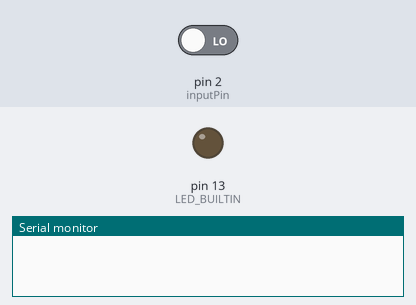
The sketch below on a simulated Arduino Uno, built with avr-gcc and run on an emulated ATmega328P. Parts: output pins drawn as LEDs (lit = HIGH), the last lines printed to the serial monitor. The test bench sets the inputs (shaded band); at power-on: pin 2 (inputPin) LOW.

Above: at 1.2 s.
1.3 s: pin 2 (inputPin) driven HIGH
At 2.3 s:
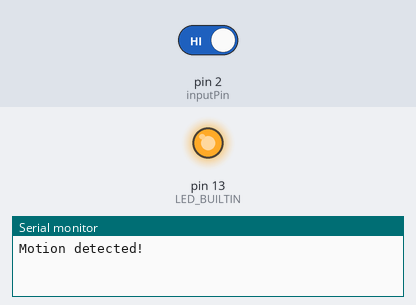
2.8 s: pin 2 (inputPin) driven LOW
At 3.5 s:
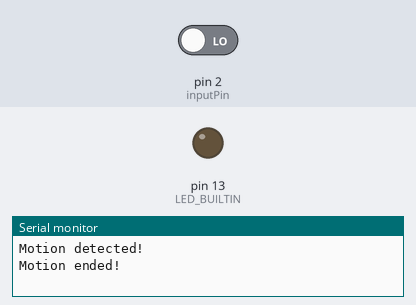
Timing chart, 0 to 5.8 s (numbered marks = the images above; inputs shaded):
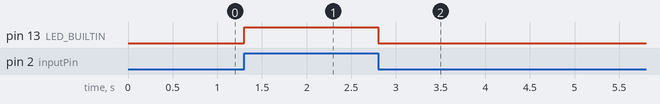

The sketch:

PIR-sensor.ino
```cpp
int inputPin = 2;
int pirState = LOW;
int val = 0;

void setup() {
  pinMode(LED_BUILTIN, OUTPUT);
  pinMode(inputPin, INPUT);
  Serial.begin(115200);
}

void loop() {
  val = digitalRead(inputPin);
  if (val == HIGH) {
    digitalWrite(LED_BUILTIN, HIGH);
    if (pirState == LOW) {
      Serial.println("Motion detected!");
      pirState = HIGH;
    }
  } else {
    digitalWrite(LED_BUILTIN, LOW);
    if (pirState == HIGH) {
      Serial.println("Motion ended!");
      pirState = LOW;
    }
  }
}
```

Measured:
- after the input at 1.3 s, pin 13 (LED_BUILTIN): LOW → HIGH at once
- after the input at 2.8 s, pin 13 (LED_BUILTIN): HIGH → LOW at once
